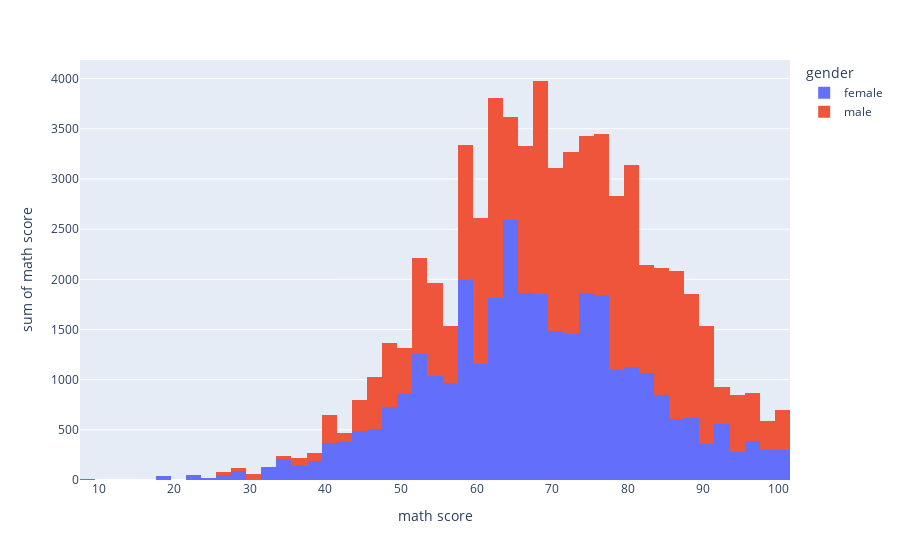
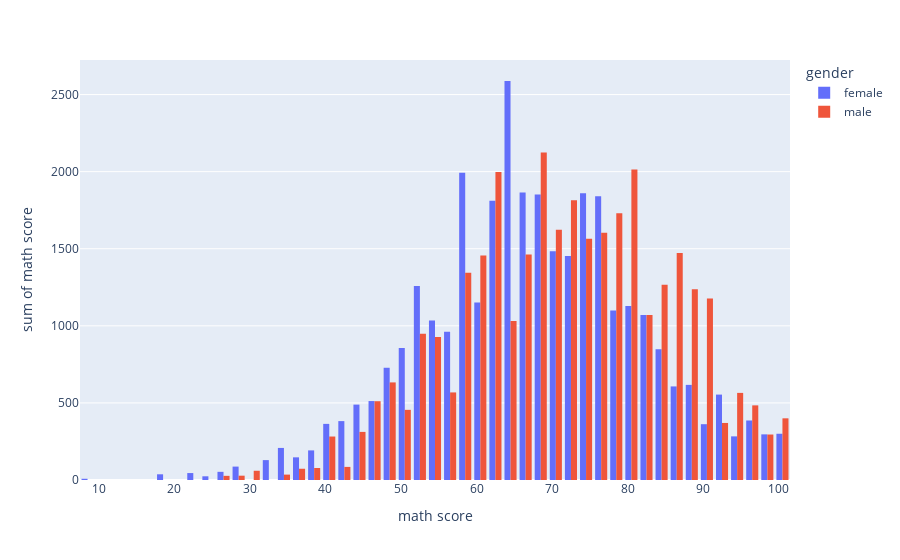

Write notebook code for charts like these, in order.
### Markdown cell above
##### __Plotly : px.histogram, go.Histogram__
* Histograms

Plotly doesn't have `countplot`. But with simple trick, we can make countplot. (or You can use `value_counts` + `bar` trick again)

`plotly.express` and `plotly.graph_objects` have `histogram` plot.

We can set x and y parameter same feature(it means y is number of x), and set color like hue.

you can change barmode as group

### Code cell
import plotly.express as px

# Type 1 : Stacked Graph (default)
fig = px.histogram(data_frame=data, x=data['math score'], y=data['math score'], color=data['gender'])
fig.show()

# Type 2 : Group
fig = px.histogram(data_frame=data, x=data['math score'], y=data['math score'], color=data['gender'])
fig.update_layout(barmode='group')
fig.show()

### Figure 1 — Plotly figure (JSON) as saved in the notebook; plotly's stock layout.template omitted (floating-point values rounded to 4 significant figures; data arrays with more than 128 entries replaced by an {"elided": "..."} marker saying what was removed)
{"data": [{"alignmentgroup": "True", "bingroup": "x", "histfunc": "sum", "hovertemplate": "gender=female<br>math score=%{x}<br>sum of math score=%{y}<extra></extra>", "legendgroup": "female", "marker": {"color": "#636efa", "pattern": {"shape": ""}}, "name": "female", "offsetgroup": "female", "orientation": "v", "showlegend": true, "type": "histogram", "x": {"elided": "518 int values"}, "xaxis": "x", "y": {"elided": "518 int values"}, "yaxis": "y"}, {"alignmentgroup": "True", "bingroup": "x", "histfunc": "sum", "hovertemplate": "gender=male<br>math score=%{x}<br>sum of math score=%{y}<extra></extra>", "legendgroup": "male", "marker": {"color": "#EF553B", "pattern": {"shape": ""}}, "name": "male", "offsetgroup": "male", "orientation": "v", "showlegend": true, "type": "histogram", "x": {"elided": "482 int values"}, "xaxis": "x", "y": {"elided": "482 int values"}, "yaxis": "y"}], "layout": {"barmode": "relative", "legend": {"title": {"text": "gender"}, "tracegroupgap": 0}, "margin": {"t": 60}, "xaxis": {"anchor": "y", "domain": [0, 1], "title": {"text": "math score"}}, "yaxis": {"anchor": "x", "domain": [0, 1], "title": {"text": "sum of math score"}}}}

### Figure 2 — Plotly figure (JSON) as saved in the notebook; plotly's stock layout.template omitted (floating-point values rounded to 4 significant figures; data arrays with more than 128 entries replaced by an {"elided": "..."} marker saying what was removed)
{"data": [{"alignmentgroup": "True", "bingroup": "x", "histfunc": "sum", "hovertemplate": "gender=female<br>math score=%{x}<br>sum of math score=%{y}<extra></extra>", "legendgroup": "female", "marker": {"color": "#636efa", "pattern": {"shape": ""}}, "name": "female", "offsetgroup": "female", "orientation": "v", "showlegend": true, "type": "histogram", "x": {"elided": "518 int values"}, "xaxis": "x", "y": {"elided": "518 int values"}, "yaxis": "y"}, {"alignmentgroup": "True", "bingroup": "x", "histfunc": "sum", "hovertemplate": "gender=male<br>math score=%{x}<br>sum of math score=%{y}<extra></extra>", "legendgroup": "male", "marker": {"color": "#EF553B", "pattern": {"shape": ""}}, "name": "male", "offsetgroup": "male", "orientation": "v", "showlegend": true, "type": "histogram", "x": {"elided": "482 int values"}, "xaxis": "x", "y": {"elided": "482 int values"}, "yaxis": "y"}], "layout": {"barmode": "group", "legend": {"title": {"text": "gender"}, "tracegroupgap": 0}, "margin": {"t": 60}, "xaxis": {"anchor": "y", "domain": [0, 1], "title": {"text": "math score"}}, "yaxis": {"anchor": "x", "domain": [0, 1], "title": {"text": "sum of math score"}}}}
